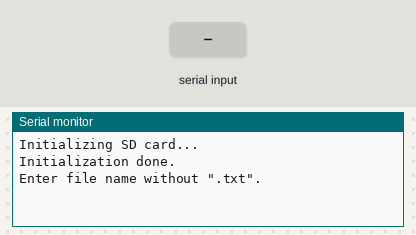
Bench run of a sketch on a simulated Arduino Uno, built with avr-gcc and run on an emulated ATmega328P. Parts: the last lines printed to the serial monitor. Inputs (shaded band) come from the test bench. Storage starts empty.

Above: at 0.8 s.
0.9 s: "1\n" received over Serial
At 2.1 s:
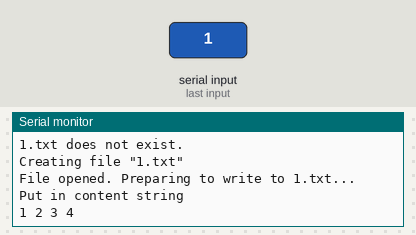
2.4 s: byte 10 ('\n') received over Serial
At 3.6 s:
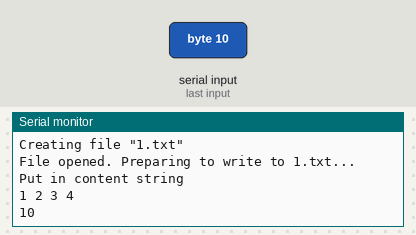
3.9 s: byte 255 (255) received over Serial
At 4.8 s:
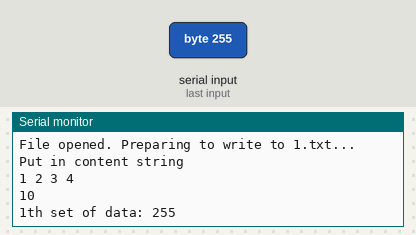
5.4 s: "0\n" received over Serial
At 5.9 s:
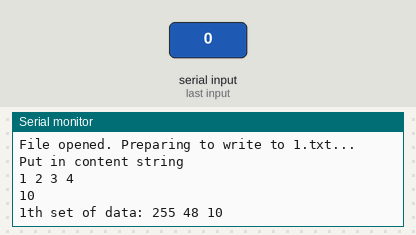

The sketch:

ReadFromSensorWriteIntoMicroSD.ino
```cpp
/*
  SD card read/write

  This example shows how to read and write data to and from an SD card file
  The circuit:
   SD card attached to SPI bus as follows:
 ** MOSI - pin 11
 ** MISO - pin 12
 ** CLK - pin 13
 ** CS - pin 4

*/

#include <SPI.h>
#include <SD.h>

File myFile;

void setup() {
  // Open serial communications and wait for port to open:
  Serial.begin(9600);
  while (!Serial) {
    ; // wait for serial port to connect. Needed for native USB port only
  }


  Serial.println("Initializing SD card...");

  if (!SD.begin(4)) {
    Serial.println("Initialization failed!");
    return;
  }
  Serial.println("Initialization done.");

  //creating file
  Serial.println("Enter file name without \".txt\".");
  String fileName = "";

  //  Serial.println(Serial.available());// 0
  //  Serial.println(Serial.read());//      -1
  while (1) {
    char myChar = Serial.read();
    if (myChar != -1 && myChar != '\n') {
      fileName += myChar;
    }
    if (myChar == '\n') {
      fileName += ".txt";
      //check if file exists
      if (SD.exists(fileName)) {
        Serial.println(fileName + " exists.");
        Serial.println("Content will be appended to file");
      } else {
        Serial.println(fileName + " does not exist.");
        Serial.println("Creating file \"" + fileName + "\"" );
      }
      break;
    }
  }


  //  /*
  // open the file. note that only one file can be open at a time,
  // so you have to close this one before opening another.
  if (myFile) myFile.close(); //whatever file is open, close it.

  myFile = SD.open(fileName, FILE_WRITE);

  // if the file opened okay, write to it:
  if (!myFile) {
    // if the file didn't open, print an error:
    Serial.println("Error opening " + fileName);
  } else {

    Serial.println("File opened. Preparing to write to " + fileName + "...");
    Serial.println("Put in content string");
    myFile.println("1 2 3 4");
    Serial.println("1 2 3 4");
    int count = 0;

    while (2) {
      //      char contentChar  = Serial.read();       // get the character
      int contentInt  = Serial.read();       // get the ascii code
      //      while (contentInt != 255);//wait until a new cycle

      /*      if (contentInt == '\n') {
              count++;
              myFile.print("\n");
              Serial.print("    " );
              Serial.print( count );
              Serial.println( "th set of data");

            }
      */
//      int index = 0; //index in a set of data
//      if (index == 9) {
//        index = 0;
//        delay(10000);
//      }

      if (contentInt == 255) {
        count++;
        if (count != 1)myFile.print("\n");
        Serial.print("\n");
        Serial.print(count);
        Serial.print( "th set of data: ");
      }
      if ( contentInt  != -1) {
//        index++;
        myFile.print(contentInt);
        myFile.print(" ");
        Serial.print(contentInt);
        Serial.print(" ");
        //123}

        /*        if (contentInt == '%') {
                  Serial.println("\nContent added complete.");
                  break;
                }
        */

        if (count == 30) {
          Serial.println("\nContent added complete.");
          break;
        }
      }
    }

    // close the file:
    myFile.close();
    Serial.println("File closed.");
    Serial.println("checking in five seconds.");


    //wait 5 sec
    delay(5000);

    // re-open the file for reading:
    myFile = SD.open(fileName);
    if (!myFile) {
      // if the file didn't open, print an error:
      Serial.println("Error opening " + fileName);
    } else {
      Serial.println("content in " + fileName + ":");

      // read from the file until there's nothing else in it:
      while (myFile.available()) {
        Serial.write(myFile.read());
      }
      // close the file:
      myFile.close();
      Serial.println("\nFile closed. Mission accomplished.");
    }

    //  */

  }
}

void loop() {
  // nothing happens after setup
}
```

Measured:
- after the input at 0.9 s, the serial monitor: prints a new line at once (image 1)
- after the input at 2.4 s, the serial monitor: prints a new line at once (image 2)
- after the input at 3.9 s, the serial monitor: prints a new line at once (image 3)
- after the input at 5.4 s, the serial monitor: prints a new line at once (image 4)
